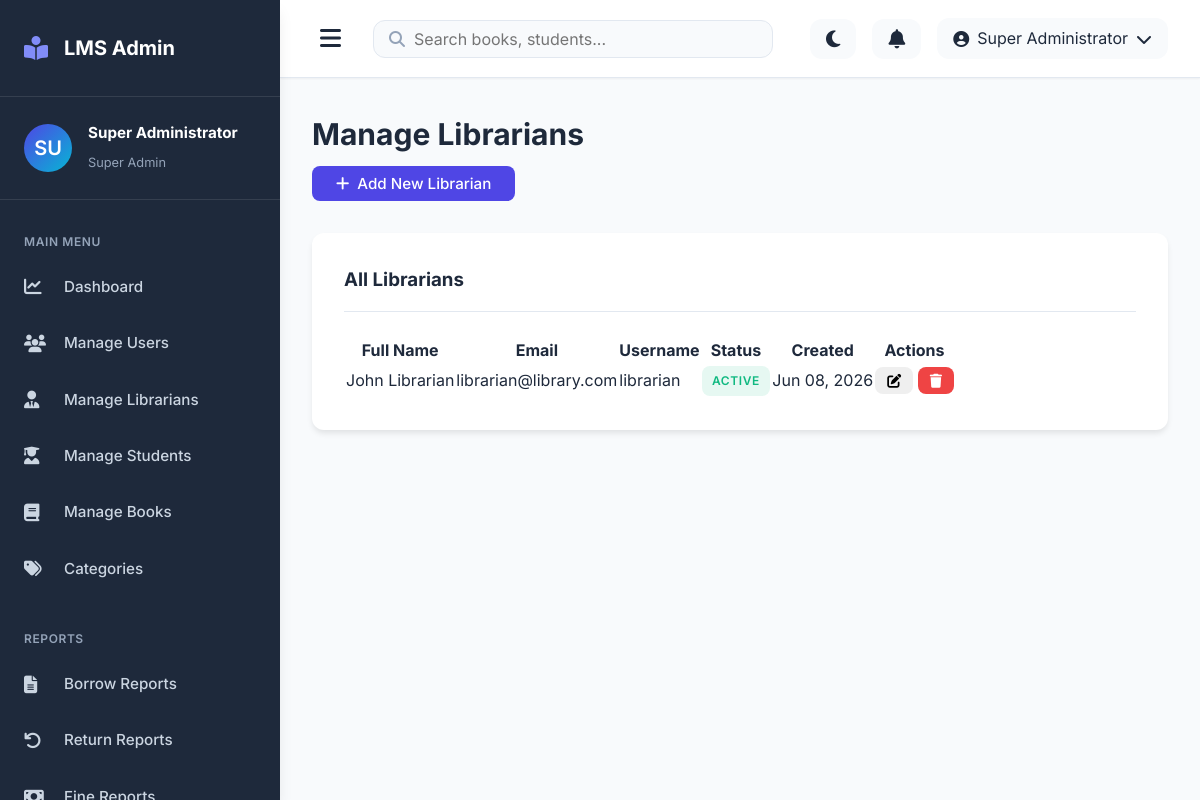
Screenshot of /admin/librarians.php (signed in) with the database file from the repository.
### tables this page shows
CREATE TABLE users (
    id INT PRIMARY KEY AUTO_INCREMENT,
    full_name VARCHAR(100) NOT NULL,
    email VARCHAR(100) UNIQUE NOT NULL,
    username VARCHAR(50) UNIQUE NOT NULL,
    password VARCHAR(255) NOT NULL,
    role ENUM('super_admin', 'librarian', 'student') NOT NULL,
    status ENUM('active', 'inactive') DEFAULT 'active',
    created_at TIMESTAMP DEFAULT CURRENT_TIMESTAMP,
    updated_at TIMESTAMP DEFAULT CURRENT_TIMESTAMP ON UPDATE CURRENT_TIMESTAMP
);

### config/config.php (called while the page is built, shortened)
<?php
function formatDate($date, $format = 'Y-m-d') {
    return date($format, strtotime($date));
}

### admin/librarians.php (the view, shortened to what this page needs)
<?php
require_once '../config/config.php';
include '../includes/header.php';
include '../includes/sidebar_admin.php';
?>
<div class="main-content">
    <?php include '../includes/navbar.php'; ?>
    <div class="content">
        <div class="page-header">
            <h1 class="page-title">Manage Librarians</h1>
            <button class="btn btn-primary" onclick="openAddModal()">
                <i class="fas fa-plus"></i> Add New Librarian
            </button>
        </div>
        <div class="card">
            <div class="card-header">
                <h3>All Librarians</h3>
            </div>
            <?php
            try {
                $db = getDB();
                $stmt = $db->query("SELECT * FROM users WHERE role = 'librarian' ORDER BY created_at DESC");
                $librarians = $stmt->fetchAll();
            } catch (PDOException $e) {
                error_log("Fetch librarians error: " . $e->getMessage());
                $librarians = [];
            }
            ?>
            <?php if (empty($librarians)): ?>
            <div style="padding: 3rem; text-align: center;">
                <i class="fas fa-user-tie" style="font-size: 4rem; color: #ddd; margin-bottom: 1rem;"></i>
                <h3>No Librarians Found</h3>
                <p style="color: var(--text-secondary);">Add your first librarian to get started</p>
            </div>
            <?php else: ?>
            <table class="data-table">
                <thead>
                    <tr>
                        <th>Full Name</th>
                        <th>Email</th>
                        <th>Username</th>
                        <th>Status</th>
                        <th>Created</th>
                        <th>Actions</th>
                    </tr>
                </thead>
                <tbody>
                    <?php foreach ($librarians as $lib): ?>
                    <tr>
                        <td><?php echo htmlspecialchars($lib['full_name']); ?></td>
                        <td><?php echo htmlspecialchars($lib['email']); ?></td>
                        <td><?php echo htmlspecialchars($lib['username']); ?></td>
                        <td>
                            <span class="badge badge-<?php echo $lib['status'] == 'active' ? 'success' : 'danger'; ?>">
                                <?php echo ucfirst($lib['status']); ?>
                            </span>
                        </td>
                        <td><?php echo formatDate($lib['created_at'], 'M d, Y'); ?></td>
                        <td>
                            <button class="btn btn-sm btn-info" onclick='openEditModal(<?php echo json_encode($lib); ?>)'>
                                <i class="fas fa-edit"></i>
                            </button>
                            <button class="btn btn-sm btn-danger" onclick="openDeleteModal(<?php echo $lib['id']; ?>, '<?php echo htmlspecialchars($lib['full_name']); ?>')">
                                <i class="fas fa-trash"></i>
                            </button>
                        </td>
                    </tr>
                    <?php endforeach; ?>
                </tbody>
            </table>
            <?php endif; ?>
        </div>
    </div>
</div>
<?php include '../includes/footer.php'; ?>

### assets/css/style.css (style rules this page uses)
:root { --primary-color: #4f46e5; --primary-dark: #4338ca; --primary-light: #818cf8; --secondary-color: #06b6d4; --success-color: #10b981; --danger-color: #ef4444; --warning-color: #f59e0b; --info-color: #3b82f6; --bg-color: #f8fafc; --surface-color: #ffffff; --text-primary: #1e293b; --text-secondary: #64748b; --text-muted: #94a3b8; --border-color: #e2e8f0; --sidebar-bg: #1e293b; --sidebar-text: #cbd5e1; --sidebar-hover: #334155; --sidebar-active: #4f46e5; --shadow-sm: 0 1px 2px 0 rgba(0, 0, 0, 0.05); --shadow-md: 0 4px 6px -1px rgba(0, 0, 0, 0.1); --shadow-lg: 0 10px 15px -3px rgba(0, 0, 0, 0.1); --shadow-xl: 0 20px 25px -5px rgba(0, 0, 0, 0.1); --spacing-xs: 0.25rem; --spacing-sm: 0.5rem; --spacing-md: 1rem; --spacing-lg: 1.5rem; --spacing-xl: 2rem; --spacing-2xl: 3rem; --radius-sm: 0.25rem; --radius-md: 0.5rem; --radius-lg: 0.75rem; --radius-xl: 1rem; --transition-fast: 150ms ease-in-out; --transition-normal: 300ms ease-in-out; --transition-slow: 500ms ease-in-out; }
* { margin: 0; padding: 0; box-sizing: border-box; }
html { font-size: 16px; scroll-behavior: smooth; }
body { font-family: 'Inter', 'Segoe UI', Tahoma, Geneva, Verdana, sans-serif; background-color: var(--bg-color); color: var(--text-primary); line-height: 1.6; transition: background-color var(--transition-normal); overflow-x: hidden; }
button { cursor: pointer; border: none; outline: none; font-family: inherit; }
.main-content { flex: 1; margin-left: 280px; transition: margin-left var(--transition-normal); }
.content { padding: var(--spacing-xl); }
.page-header { margin-bottom: var(--spacing-xl); }
.page-title { font-size: 1.875rem; font-weight: 700; color: var(--text-primary); margin-bottom: var(--spacing-sm); }
.card { background-color: var(--surface-color); border-radius: var(--radius-lg); box-shadow: var(--shadow-md); padding: var(--spacing-xl); margin-bottom: var(--spacing-lg); transition: all var(--transition-fast); }
.card-header { display: flex; align-items: center; justify-content: space-between; margin-bottom: var(--spacing-lg); padding-bottom: var(--spacing-md); border-bottom: 1px solid var(--border-color); }
.btn { display: inline-flex; align-items: center; gap: var(--spacing-sm); padding: var(--spacing-sm) var(--spacing-lg); border-radius: var(--radius-md); font-weight: 500; font-size: 0.95rem; cursor: pointer; transition: all var(--transition-fast); border: none; text-align: center; }
.btn-primary { background-color: var(--primary-color); color: white; }
.btn-danger { background-color: var(--danger-color); color: white; }
.btn-sm { padding: 0.4rem 0.75rem; font-size: 0.875rem; }
.badge { display: inline-block; padding: 0.35rem 0.65rem; font-size: 0.75rem; font-weight: 600; border-radius: var(--radius-md); text-transform: uppercase; letter-spacing: 0.05em; }
.badge-success { background-color: rgba(16, 185, 129, 0.1); color: var(--success-color); }

### rows the page displays
users: full_name "John Librarian", email "librarian@library.com", username "librarian", status "ACTIVE", created_at "Jun 08, 2026"

### other values shown
$userInitials "SU"
$currentUser['full_name'] "Super Administrator"
str_replace('_', ' ', $currentUser['role']) "Super Admin"
